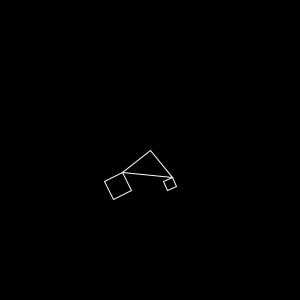
Frame 1 (no input)
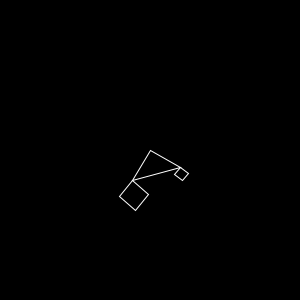
Frame 60 (the mouse pressed at the canvas centre just before this capture)
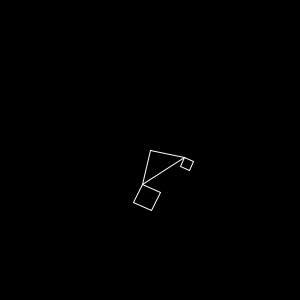
Frame 120 (the mouse held since frame 60 and released just before this capture)

The Processing sketch that drew these frames (run headless with seeded random() and noise(); from frame 60 on, the mouse is pressed at the canvas centre):

// Processing sketch: UnverzagtMattis_3
// ── UnverzagtMattis_3.pde
void setup()
{
  size(300,300);
 stroke(255);
 noFill();
}
float c=0;
int mult=1;

float cSmollSquare=1;
float cBigSquare=1;
void draw()
{
  background(0);
  
  translate(150,150);
 
  c+=0.1*mult;
  rotate(c);
 
  //triangle(0,0,25,-25,50,0);
  //triangle(-25,0,0,25,25,0);
  triangle(-25,25,0,0,25,25);
  
  pushMatrix();
  translate(25,25);
  rotate(cSmollSquare);
  rect(0,0,10,10);
  popMatrix();
  
  translate(-25,25);
  rotate(cBigSquare);
  rect(0,0,20,20);
}

void keyPressed()
{
  if (key=='1') 
  {
    cSmollSquare+=0.2;
  }
    if (key=='2') 
  {
    cBigSquare+=0.2;
  }
  if (key==' ')
  {
    mult*=-1;
  }
}
